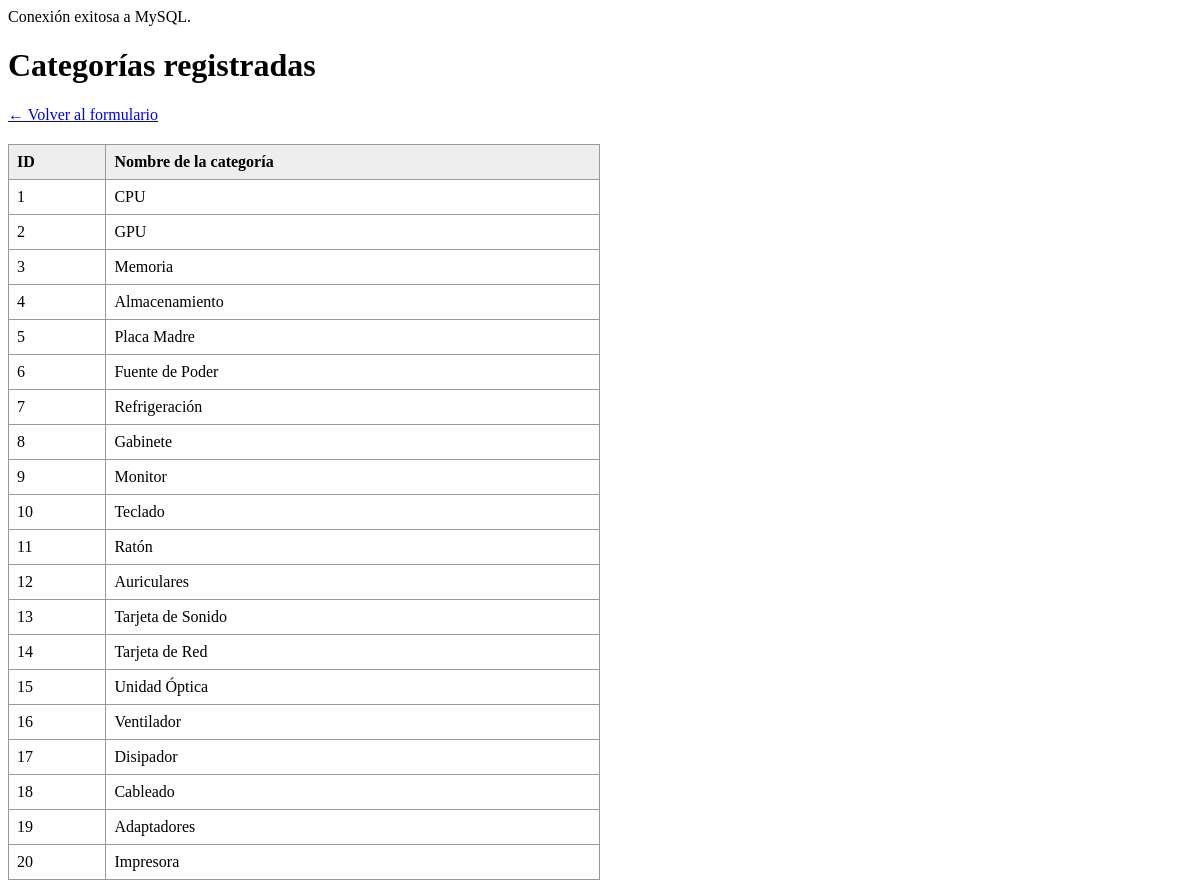
Page /categorias.php on the committed database.
### tables this page shows
CREATE TABLE categoria (
    id_categoria INT AUTO_INCREMENT PRIMARY KEY,
    nombre VARCHAR(50) NOT NULL UNIQUE
);

### categorias.php (the view, shortened to what this page needs)
<?php
require 'conectar.php';
?>
<!DOCTYPE html>
<html lang="es">
<head>
</head>
<body>
    <h1>Categorías registradas</h1>
    <a href="index.php">← Volver al formulario</a>
    <table>
        <thead>
            <tr>
                <th>ID</th>
                <th>Nombre de la categoría</th>
            </tr>
        </thead>
        <tbody>
            <?php
            try {
                $stmt = $pdo->query("SELECT id_categoria, nombre FROM categoria ORDER BY id_categoria");
                while ($row = $stmt->fetch(PDO::FETCH_ASSOC)) {
                    echo "<tr>
                            <td>{$row['id_categoria']}</td>
                            <td>{$row['nombre']}</td>
                          </tr>";
                }
            } catch (PDOException $e) {
                echo "<tr><td colspan='2'>Error: " . $e->getMessage() . "</td></tr>";
            }
            ?>
        </tbody>
    </table>
</body>
</html>

### categorias.php (style rules this page uses)
table { border-collapse: collapse; width: 50%; margin-top: 20px; }
th, td { border: 1px solid #999; padding: 8px; text-align: left; }
th { background-color: #eee; }

### rows in the picture
categoria: id_categoria "1", nombre "CPU"
categoria: id_categoria "2", nombre "GPU"
categoria: id_categoria "3", nombre "Memoria"
categoria: id_categoria "4", nombre "Almacenamiento"
categoria: id_categoria "5", nombre "Placa Madre"
categoria: id_categoria "6", nombre "Fuente de Poder"
categoria: id_categoria "7", nombre "Refrigeración"
categoria: id_categoria "8", nombre "Gabinete"
categoria: id_categoria "9", nombre "Monitor"
categoria: id_categoria "10", nombre "Teclado"
categoria: id_categoria "11", nombre "Ratón"
categoria: id_categoria "12", nombre "Auriculares"
categoria: id_categoria "13", nombre "Tarjeta de Sonido"
categoria: id_categoria "14", nombre "Tarjeta de Red"
categoria: id_categoria "15", nombre "Unidad Óptica"
categoria: id_categoria "16", nombre "Ventilador"
categoria: id_categoria "17", nombre "Disipador"
categoria: id_categoria "18", nombre "Cableado"
categoria: id_categoria "19", nombre "Adaptadores"
categoria: id_categoria "20", nombre "Impresora"
